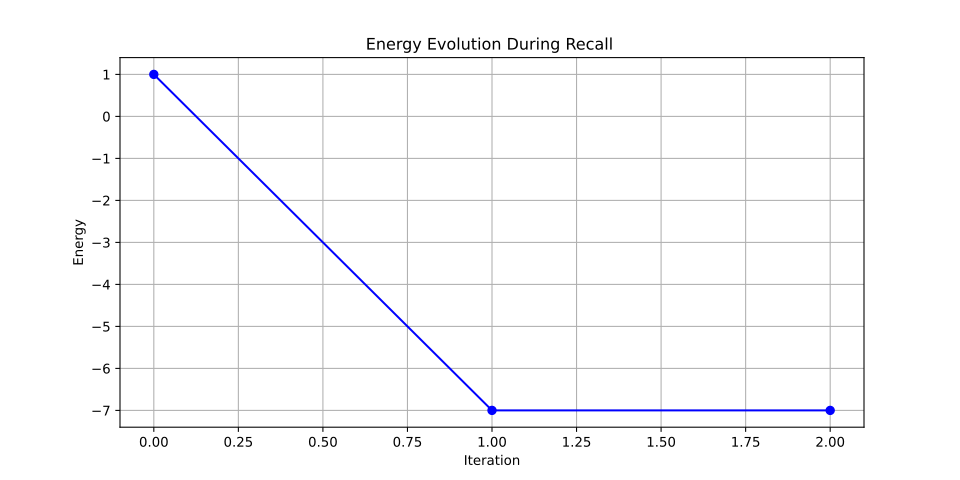

Write Python code to recreate this figure.
#/usr/bin/env python
#
import numpy as np
import matplotlib.pyplot as plt
# Make sure hopfield_basic.py is in the same directory
from hopfield_basic import initialize_network, store_multiple_patterns, compute_energy, update_neuron

def trace_energy_during_recall(network, initial_state, max_iterations=50):
    """
    Trace the energy evolution during the recall process.
    """
    print("Tracing energy evolution during recall...")
    current_state = np.array(initial_state).copy()

    trace_data = {
        'states': [current_state.copy()],
        'energies': [compute_energy(network, current_state)],
        'energy_changes': [],
        'converged': False,
        'final_state': None
    }

    print(f"Initial state: {current_state}, Initial energy: {trace_data['energies'][0]:.4f}")

    previous_state = current_state.copy()
    for iteration in range(max_iterations):
        neuron_order = np.random.permutation(network['num_neurons'])

        for neuron_idx in neuron_order:
            current_state[neuron_idx] = update_neuron(network, current_state, neuron_idx)

        current_energy = compute_energy(network, current_state)
        energy_change = current_energy - trace_data['energies'][-1]

        trace_data['states'].append(current_state.copy())
        trace_data['energies'].append(current_energy)
        trace_data['energy_changes'].append(energy_change)

        print(f"Iteration {iteration + 1}: Energy = {current_energy:.4f}, Change = {energy_change:.4f}")

        if np.array_equal(current_state, previous_state):
            trace_data['converged'] = True
            print(f"Converged after {iteration + 1} iterations.")
            break

        previous_state = current_state.copy()

    trace_data['final_state'] = current_state.copy()
    return trace_data

def main_energy():
    """
    Main function for demonstrating energy analysis.
    """
    print("=" * 60)
    print(" HOPFIELD NETWORK ENERGY ANALYSIS")
    print("=" * 60)

    np.random.seed(42)

    # 1. Create network and store patterns
    network = initialize_network(num_neurons=6)
    patterns = [
        np.array([1, -1, 1, -1, 1, -1]),
        np.array([1, 1, 1, -1, -1, -1])
    ]
    store_multiple_patterns(network, patterns)

    # 2. Trace energy during recall
    print("\n4. Tracing energy during recall...")
    noisy_pattern = patterns[0].copy()
    noisy_pattern[[1, 3]] = -noisy_pattern[[1, 3]] # Flip two bits

    trace_data = trace_energy_during_recall(network, noisy_pattern)

    # 3. Visualization
    plt.figure(figsize=(10, 5))
    plt.plot(range(len(trace_data['energies'])), trace_data['energies'], 'bo-')
    plt.title("Energy Evolution During Recall ")
    plt.xlabel("Iteration")
    plt.ylabel("Energy")
    plt.grid(True)
    plt.savefig('hopfield_energy.png', dpi=300, bbox_inches='tight')
    plt.savefig('hopfield_energy.svg')
    plt.show()

if __name__ == '__main__':
    main_energy()

